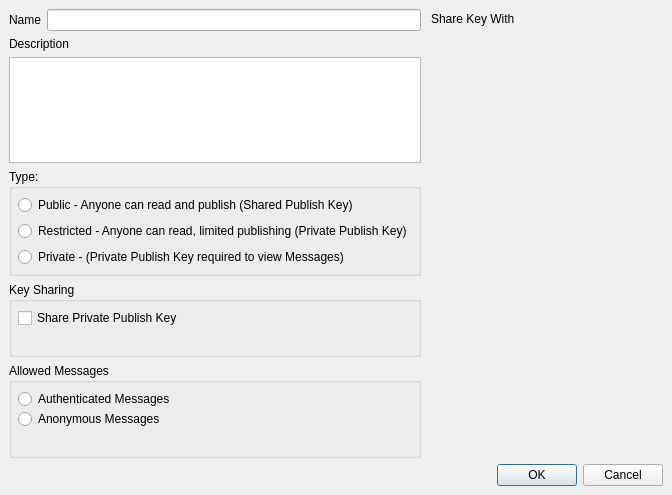
<?xml version="1.0" encoding="UTF-8"?>
<ui version="4.0">
 <class>CreateForum</class>
 <widget class="QDialog" name="CreateForum">
  <property name="geometry">
   <rect>
    <x>0</x>
    <y>0</y>
    <width>672</width>
    <height>495</height>
   </rect>
  </property>
  <property name="windowTitle">
   <string>Create new Forum</string>
  </property>
  <property name="windowIcon">
   <iconset resource="../images.qrc">
    <normaloff>:/images/rstray3.png</normaloff>:/images/rstray3.png</iconset>
  </property>
  <layout class="QVBoxLayout" name="verticalLayout">
   <property name="spacing">
    <number>0</number>
   </property>
   <property name="margin">
    <number>0</number>
   </property>
   <item>
    <widget class="HeaderFrame" name="headerFrame"/>
   </item>
   <item>
    <widget class="QFrame" name="frame">
     <layout class="QGridLayout" name="gridLayout">
      <item row="0" column="0">
       <layout class="QHBoxLayout" name="horizontalLayout">
        <item>
         <widget class="QLabel" name="label">
          <property name="text">
           <string>Name</string>
          </property>
         </widget>
        </item>
        <item>
         <widget class="QLineEdit" name="forumName"/>
        </item>
       </layout>
      </item>
      <item row="0" column="1" rowspan="5">
       <widget class="QDockWidget" name="contactsdockWidget">
        <property name="enabled">
         <bool>true</bool>
        </property>
        <property name="sizePolicy">
         <sizepolicy hsizetype="Preferred" vsizetype="Expanding">
          <horstretch>0</horstretch>
          <verstretch>0</verstretch>
         </sizepolicy>
        </property>
        <property name="maximumSize">
         <size>
          <width>300</width>
          <height>524287</height>
         </size>
        </property>
        <property name="sizeIncrement">
         <size>
          <width>220</width>
          <height>0</height>
         </size>
        </property>
        <property name="baseSize">
         <size>
          <width>0</width>
          <height>0</height>
         </size>
        </property>
        <property name="toolTip">
         <string>check peers you would like to share private publish key with</string>
        </property>
        <property name="floating">
         <bool>false</bool>
        </property>
        <property name="features">
         <set>QDockWidget::NoDockWidgetFeatures</set>
        </property>
        <property name="windowTitle">
         <string>Share Key With</string>
        </property>
        <widget class="QWidget" name="dockWidgetContents">
         <layout class="QGridLayout" name="_2">
          <property name="margin">
           <number>0</number>
          </property>
          <property name="spacing">
           <number>0</number>
          </property>
          <item row="0" column="0">
           <widget class="FriendSelectionWidget" name="keyShareList" native="true">
            <property name="sizePolicy">
             <sizepolicy hsizetype="Preferred" vsizetype="Expanding">
              <horstretch>0</horstretch>
              <verstretch>4</verstretch>
             </sizepolicy>
            </property>
            <property name="minimumSize">
             <size>
              <width>20</width>
              <height>0</height>
             </size>
            </property>
            <property name="maximumSize">
             <size>
              <width>300</width>
              <height>16777215</height>
             </size>
            </property>
            <property name="sizeIncrement">
             <size>
              <width>220</width>
              <height>0</height>
             </size>
            </property>
            <property name="baseSize">
             <size>
              <width>200</width>
              <height>0</height>
             </size>
            </property>
           </widget>
          </item>
         </layout>
        </widget>
       </widget>
      </item>
      <item row="1" column="0">
       <layout class="QVBoxLayout">
        <item>
         <widget class="QLabel" name="label_5">
          <property name="text">
           <string>Description</string>
          </property>
         </widget>
        </item>
        <item>
         <widget class="QTextEdit" name="forumDesc"/>
        </item>
       </layout>
      </item>
      <item row="2" column="0">
       <widget class="QGroupBox" name="tyoeGroupBox">
        <property name="sizePolicy">
         <sizepolicy hsizetype="Preferred" vsizetype="Preferred">
          <horstretch>0</horstretch>
          <verstretch>0</verstretch>
         </sizepolicy>
        </property>
        <property name="title">
         <string>Type:</string>
        </property>
        <layout class="QGridLayout" name="gridLayout_2">
         <property name="margin">
          <number>6</number>
         </property>
         <item row="0" column="0">
          <widget class="QRadioButton" name="typePublic">
           <property name="text">
            <string>Public - Anyone can read and publish (Shared Publish Key)</string>
           </property>
          </widget>
         </item>
         <item row="1" column="0">
          <widget class="QRadioButton" name="typePrivate">
           <property name="text">
            <string>Restricted - Anyone can read, limited publishing (Private Publish Key)</string>
           </property>
          </widget>
         </item>
         <item row="2" column="0">
          <widget class="QRadioButton" name="typeEncrypted">
           <property name="text">
            <string>Private - (Private Publish Key required to view Messages)</string>
           </property>
          </widget>
         </item>
        </layout>
       </widget>
      </item>
      <item row="3" column="0">
       <widget class="QGroupBox" name="msgGroupBox_2">
        <property name="title">
         <string>Key Sharing</string>
        </property>
        <layout class="QVBoxLayout" name="_5">
         <property name="spacing">
          <number>0</number>
         </property>
         <property name="margin">
          <number>6</number>
         </property>
         <item>
          <widget class="QCheckBox" name="pubKeyShare_cb">
           <property name="toolTip">
            <string>Key recipients can publish to restricted-type channels, and can view and publish  for private-type channels</string>
           </property>
           <property name="text">
            <string>Share Private Publish Key</string>
           </property>
          </widget>
         </item>
         <item>
          <spacer name="verticalSpacer_3">
           <property name="orientation">
            <enum>Qt::Horizontal</enum>
           </property>
           <property name="sizeHint" stdset="0">
            <size>
             <width>40</width>
             <height>20</height>
            </size>
           </property>
          </spacer>
         </item>
        </layout>
       </widget>
      </item>
      <item row="4" column="0">
       <widget class="QGroupBox" name="msgGroupBox">
        <property name="title">
         <string>Allowed Messages</string>
        </property>
        <layout class="QVBoxLayout" name="_4">
         <property name="spacing">
          <number>0</number>
         </property>
         <property name="margin">
          <number>6</number>
         </property>
         <item>
          <widget class="QRadioButton" name="msgAuth">
           <property name="text">
            <string>Authenticated Messages</string>
           </property>
          </widget>
         </item>
         <item>
          <widget class="QRadioButton" name="msgAnon">
           <property name="text">
            <string>Anonymous Messages</string>
           </property>
          </widget>
         </item>
         <item>
          <spacer name="verticalSpacer">
           <property name="orientation">
            <enum>Qt::Vertical</enum>
           </property>
           <property name="sizeHint" stdset="0">
            <size>
             <width>20</width>
             <height>40</height>
            </size>
           </property>
          </spacer>
         </item>
         <item>
          <spacer name="verticalSpacer_2">
           <property name="orientation">
            <enum>Qt::Horizontal</enum>
           </property>
           <property name="sizeHint" stdset="0">
            <size>
             <width>40</width>
             <height>20</height>
            </size>
           </property>
          </spacer>
         </item>
        </layout>
       </widget>
      </item>
      <item row="5" column="0" colspan="2">
       <layout class="QHBoxLayout" name="horizontalLayout_2">
        <item>
         <widget class="QDialogButtonBox" name="buttonBox">
          <property name="standardButtons">
           <set>QDialogButtonBox::Cancel|QDialogButtonBox::Ok</set>
          </property>
         </widget>
        </item>
       </layout>
      </item>
     </layout>
    </widget>
   </item>
  </layout>
 </widget>
 <customwidgets>
  <customwidget>
   <class>HeaderFrame</class>
   <extends>QFrame</extends>
   <header>gui/common/HeaderFrame.h</header>
   <container>1</container>
  </customwidget>
  <customwidget>
   <class>FriendSelectionWidget</class>
   <extends>QWidget</extends>
   <header>gui/common/FriendSelectionWidget.h</header>
   <container>1</container>
  </customwidget>
 </customwidgets>
 <resources>
  <include location="../images.qrc"/>
 </resources>
 <connections/>
</ui>
